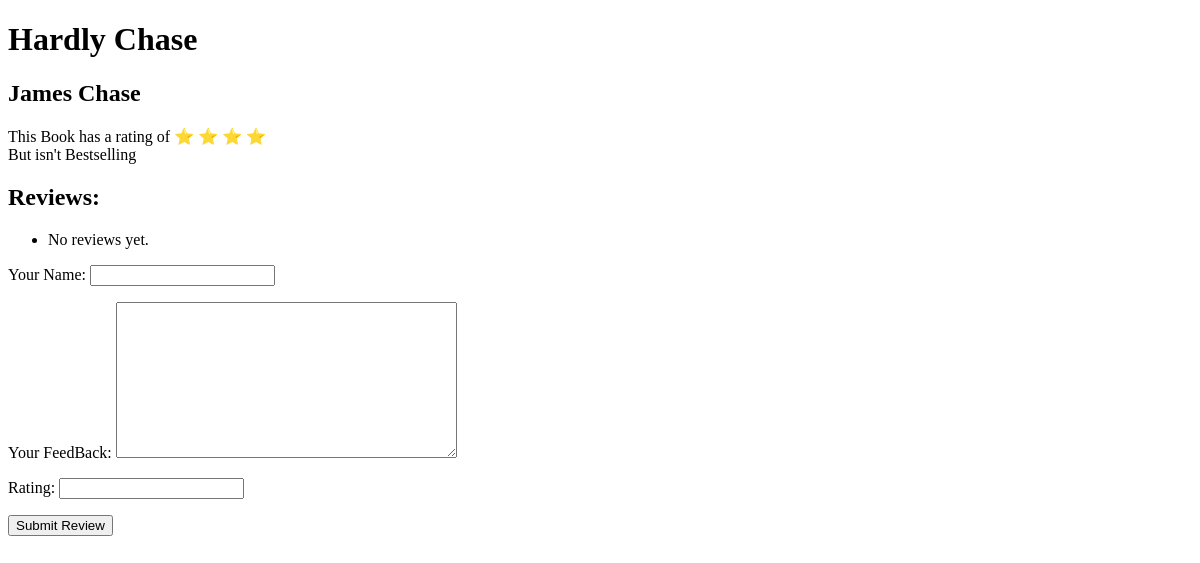
The page /hardly-chase on the database as committed earlier.
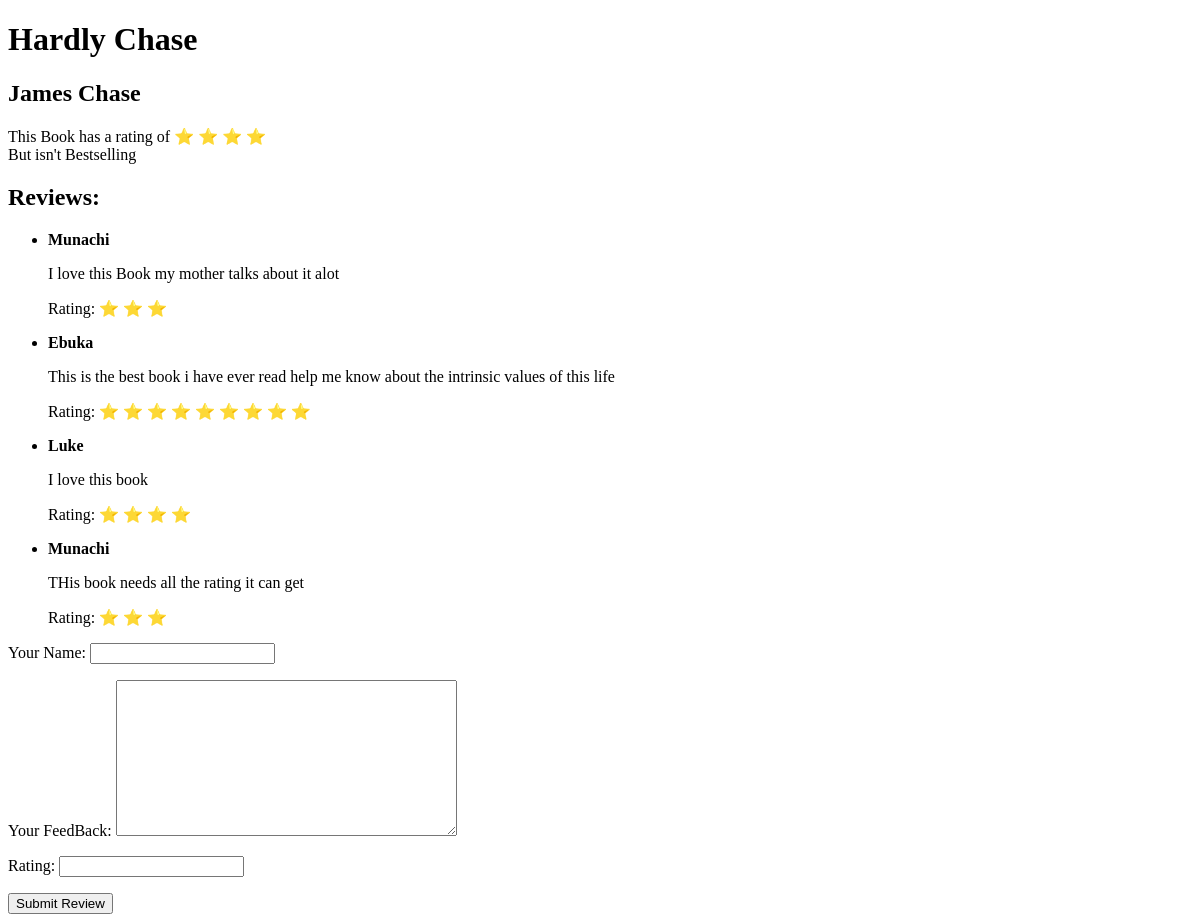
The same page on the database as committed later.
### book_outlet/models.py (models this page shows, shortened)
class Book(models.Model):
    title = models.CharField(max_length=50)
    rating = models.IntegerField(
        validators=[MinValueValidator(1), MaxValueValidator(5)]
    )
    author = models.ForeignKey(
        Author, on_delete=models.CASCADE, null=True, related_name="books"
    )
    is_bestselling = models.BooleanField(default=False)
    slug = models.SlugField(default="", null=False, blank=True, db_index=True)
    publish_countries = models.ManyToManyField(Country)

class Author(models.Model):
    first_name = models.CharField(max_length=100)
    last_name = models.CharField(max_length=100)
    address = models.OneToOneField(Address, on_delete=models.CASCADE, null=True)
    def full_name(self):
        return f"{self.first_name} {self.last_name}"
    def __str__(self):
        return self.full_name()

class Review(models.Model):
    user_name = models.CharField(max_length=100)
    review_text = models.TextField()
    rating = models.IntegerField()
    book = models.ForeignKey(Book, on_delete=models.CASCADE, related_name="reviews")

### book_outlet/views.py (the view, shortened to what this page needs)
# urls.py: path("<slug:slug>", views.ReviewView.as_view(), name="book-detail"),
class ReviewView(View):
    def get(self, request, slug):
        book = get_object_or_404(Book, slug=slug)
        form = Reviewform()
        return render(
            request,
            "book_outlet/book_detail.html",
            {
                "id": book.id,
                "book": book,
                "title": book.title,
                "author": book.author,
                "rating": book.rating,
                "is_bestseller": book.is_bestselling,
                "bookreview": book.reviews.all(),
                "form": form,
            },
        )

### book_outlet/forms.py
class Reviewform(forms.ModelForm):
    class Meta:
        model = Review
        fields = "__all__"
        exclude = ["book"]
        labels = {
            "user_name": "Your Name",
            "review_text": "Your FeedBack",
        }
        error_messages = {
            "user_name": {
                "required": "Your name must not be empty",
                "max_length": "Please enter a shorter name",
            }
        }

### book_outlet/templatetags/custom_filters.py (called while the page is built)
@register.filter
def to_range(value):
    return range(value)

### book_outlet/templates/book_outlet/book_detail.html (shortened to what this page needs)
{% extends "book_outlet/base.html" %}
{% load custom_filters %}
{% block content %}
<h1>{{ title }}</h1>
<h2>{{ author }}</h2>
<p>This Book has a rating of
    {% for i in rating|to_range %}
    ⭐
    {% endfor %}<br>
    {% if is_bestseller %}
    And is a Bestseller
    {% else %}
    But isn't Bestselling
    {% endif %}
</p>
<h2>Reviews:</h2>
<ul>
    {% for review in bookreview %}
    <li>
        <strong>{{ review.user_name }}</strong>
        <p>{{ review.review_text }}</p>
        <p>Rating:
            {% for i in review.rating|to_range %}
            ⭐
            {% endfor %}
        </p>
    </li>
    {% empty %}
    <li>No reviews yet.</li>
    {% endfor %}
</ul>
{% if book %}
<form action="{% url 'book-detail' book.slug %}" method="post">
    {{ form.as_p }}
    <button type="submit">Submit Review</button>
</form>
{% endif %}
{% endblock content %}

### book_outlet/templates/book_outlet/base.html (shortened to what this page needs)
<!DOCTYPE html>
<html lang="en">
<head>
</head>
<body>
    {%block content%}
    {% endblock %}
</body>
</html>

Rows that differ between the two databases and show on the page:
added Review: user_name "Munachi", review_text "I love this Book my mother talks about it alot", rating 3 (drawn)
added Review: user_name "Ebuka", review_text "This is the best book i have ever read help me know about the intrinsic values of this life", rating 9 (drawn)
added Review: user_name "Luke", review_text "I love this book", rating 4 (drawn)
added Review: user_name "Munachi", review_text "THis book needs all the rating it can get", rating 3 (drawn)
Other text that changed with them:
text no longer shown: "No reviews yet."
